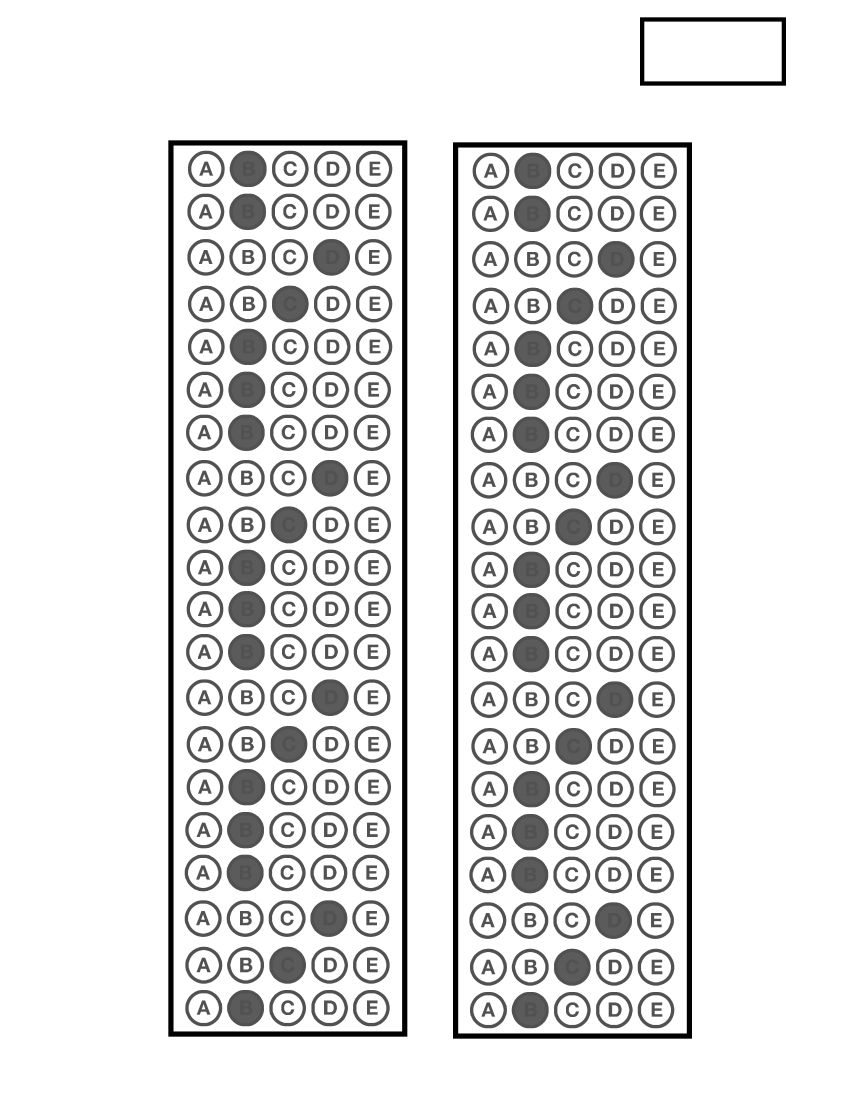
#> input picture pythonProject/sample/multiple_choice_template40.png, 2550 x 3300 px, found by its file name (shown at 1/3 size)
$ python main.py
#> lines starting #> are read from the running program, lines starting #| are printed output that depends on the picture; after the words box and inside, x2 and y2 are one past the last pixel; in counts of white or black regions, pixels touching at a corner belong together
### pythonProject/utlis.py
import cv2
import numpy as np


def stackImages(imgArray, scale, lables=[]):
    rows = len(imgArray)
    cols = len(imgArray[0])
    rowsAvailable = isinstance(imgArray[0], list)
    width = imgArray[0][0].shape[1]
    height = imgArray[0][0].shape[0]
    if rowsAvailable:
        for x in range(0, rows):
            for y in range(0, cols):
                imgArray[x][y] = cv2.resize(imgArray[x][y], (0, 0), None, scale, scale)
                if len(imgArray[x][y].shape) == 2: imgArray[x][y] = cv2.cvtColor(imgArray[x][y], cv2.COLOR_GRAY2BGR)
        imageBlank = np.zeros((height, width, 3), np.uint8)
        hor = [imageBlank] * rows
        hor_con = [imageBlank] * rows
        for x in range(0, rows):
            hor[x] = np.hstack(imgArray[x])
            hor_con[x] = np.concatenate(imgArray[x])
        ver = np.vstack(hor)
        ver_con = np.concatenate(hor)
    else:
        for x in range(0, rows):
            imgArray[x] = cv2.resize(imgArray[x], (0, 0), None, scale, scale)
            if len(imgArray[x].shape) == 2: imgArray[x] = cv2.cvtColor(imgArray[x], cv2.COLOR_GRAY2BGR)
        hor = np.hstack(imgArray)
        hor_con = np.concatenate(imgArray)
        ver = hor
    if len(lables) != 0:
        eachImgWidth = int(ver.shape[1] / cols)
        eachImgHeight = int(ver.shape[0] / rows)
        # print(eachImgHeight)
        for d in range(0, rows):
            for c in range(0, cols):
                cv2.rectangle(ver, (c * eachImgWidth, eachImgHeight * d),
                              (c * eachImgWidth + len(lables[d][c]) * 13 + 27, 30 + eachImgHeight * d), (255, 255, 255),
                              cv2.FILLED)
                cv2.putText(ver, lables[d][c], (eachImgWidth * c + 10, eachImgHeight * d + 20),
                            cv2.FONT_HERSHEY_COMPLEX, 0.7, (255, 0, 255), 2)
    return ver


def reorder(myPoints):
    myPoints = myPoints.reshape((4, 2))
    myPointsNew = np.zeros((4, 1, 2), dtype=np.int32)
    add = myPoints.sum(1)
    myPointsNew[0] = myPoints[np.argmin(add)]
    myPointsNew[3] = myPoints[np.argmax(add)]
    diff = np.diff(myPoints, axis=1)
    myPointsNew[1] = myPoints[np.argmin(diff)]
    myPointsNew[2] = myPoints[np.argmax(diff)]

    return myPointsNew


def rectCounter(contours):
    rectCon = []
    for i in contours:
        area = cv2.contourArea(i)
        if area > 50:
            peri = cv2.arcLength(i, True)
            approx = cv2.approxPolyDP(i, 0.02 * peri, True)
            if len(approx) == 4:
                rectCon.append(i)
    rectCon = sorted(rectCon, key=cv2.contourArea, reverse=True)
    return rectCon


def getCornerPoints(cont):
    peri = cv2.arcLength(cont, True)  # LENGTH OF CONTOUR
    approx = cv2.approxPolyDP(cont, 0.02 * peri, True)  # APPROXIMATE THE POLY TO GET CORNER POINTS
    return approx


def splitBoxes(img):
    rows = np.vsplit(img, 20)
    boxes = []
    for r in rows:
        cols = np.hsplit(r, 5)
        for box in cols:
            boxes.append(box)
    return boxes


def drawGrid(img, questions=20, choices=5):
    secW = int(img.shape[1] / choices)
    secH = int(img.shape[0] / questions)
    for i in range(0, questions):
        pt1 = (0, secH * i)
        pt2 = (img.shape[1], secH * i)
        pt3 = (secW * i, 0)
        pt4 = (secW * i, img.shape[0])
        cv2.line(img, pt1, pt2, (255, 255, 0), 2)
        cv2.line(img, pt3, pt4, (255, 255, 0), 2)

    return img


def showAnswers(img, myIndex, grading, ans, questions=20, choices=5):
    secW = int(img.shape[1] / choices)
    secH = int(img.shape[0] / questions)
    for x in range(0, questions):
        myans = myIndex[x]
        cX = (myans * secW) + secW // 2
        cY = (x * secH) + secH // 2
        if grading[x] == 1:
            myColor = (0, 255, 0)
            # cv2.rectangle(img,(myAns*secW,x*secH),((myAns*secW)+secW,(x*secH)+secH),myColor,cv2.FILLED)
            cv2.circle(img, (cX, cY), 25, myColor, cv2.FILLED)
        else:
            myColor = (0, 0, 255)
            #cv2.rectangle(img, (myAns * secW, x * secH), ((myAns * secW) + secW, (x * secH) + secH), myColor, cv2.FILLED)
            cv2.circle(img, (cX, cY), 25, myColor, cv2.FILLED)

            # CORRECT ANSWER
            myColor = (0, 255, 0)
            correctAns = ans[x]
            cv2.circle(img, ((correctAns * secW) + secW // 2, (x * secH) + secH // 2),
                       20, myColor, cv2.FILLED)


# [12 lines left out: function biggestContour, not called in this run]

### pythonProject/main.py
import cv2
import numpy as np
import utlis

phone = True
width = 800
height = 800
widthImg = 720
heightImg = 1280
path = "multiple_choice_template40.png"
questions = 20
choices = 5
ans = [1,1,3,1,0,1,3,2,1,1,1,3,2,1,0,1,3,2,1,1]
ans1 = [1,1,3,1,0,3,2,1,1,1,3,2,1,0,1,3,2,1,1,1]
count = 0

if __name__ == '__main__':
    while True:
        # [5 lines of commented-out code are left out]
        frame = cv2.imread(path)
#> frame is the input picture: shape (3300, 2550, 3); min 0, max 255, mean 226.9
        img = cv2.resize(frame, (widthImg, heightImg))
        try:
            imgcountours = img.copy()
            imgbigcountour = img.copy()
            imgsecondbigcountour = img.copy()
            imggray = cv2.cvtColor(img, cv2.COLOR_BGR2GRAY)
            imgblur = cv2.GaussianBlur(imggray, (5, 5), 1)
            imgcanny = cv2.Canny(imgblur, 10, 70)
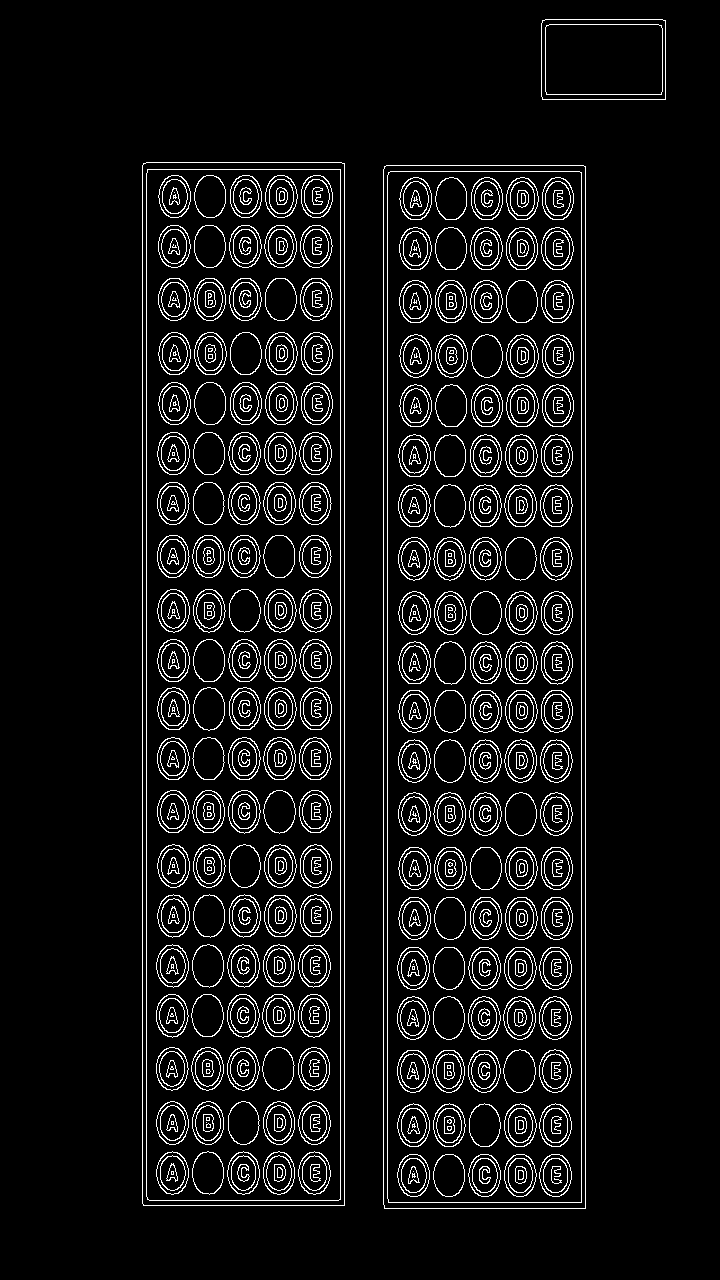
#> imgcanny: shape (1280, 720); 7.3% white in thin lines or dots, all inside (x1, y1, x2, y2) = (142, 19, 666, 1209)
            imgblank= np.zeros((heightImg,widthImg,3),np.uint8)
            contours, _ = cv2.findContours(imgcanny, cv2.RETR_EXTERNAL, cv2.CHAIN_APPROX_NONE)
#> contours = 3 contours; box (x1, y1, x2, y2) and area: (142, 162, 345, 1206) 210677, (383, 165, 586, 1209) 210676, (541, 19, 666, 100) 9909
            cv2.drawContours(imgcountours, contours, -1, (0, 255, 0), 10)

            # Finding the Rectangle in paper
            rectcounts = utlis.rectCounter(contours)
#> the loop in rectCounter, `for i in contours:` made 3 passes
#> (area, peri, approx) on passes 1 to 3: (210676, 2487.7, [[386, 165], [383, 1204], [585, 1208], [585, 166]]), (210677, 2487.7, [[146, 162], [142, 1203], [344, 1205], [344, 163]]), (9909, 405.7, [[542, 20], [542, 99], [665, 99], [665, 20]])
#> after the loop in rectCounter, `for i in contours:`: rectCon has the same summary as contours outside rectCounter
#> rectcounts has the same summary as contours
            biggestcountours = utlis.getCornerPoints(rectcounts[0])
#> in getCornerPoints, `peri = cv2.arcLength(cont, True)`: peri = 2487.7
#> in getCornerPoints, `approx = cv2.approxPolyDP(cont, 0.02 * peri, True)`: approx = [[146, 162], [142, 1203], [344, 1205], [344, 163]]
#> biggestcountours = [[146, 162], [142, 1203], [344, 1205], [344, 163]]
            secondbigcountours = utlis.getCornerPoints(rectcounts[1])
#> secondbigcountours = [[386, 165], [383, 1204], [585, 1208], [585, 166]]
            gradepoint = utlis.getCornerPoints(rectcounts[2])
#> gradepoint = [[542, 20], [542, 99], [665, 99], [665, 20]]
            #print(biggestcountours)

            if biggestcountours.size != 0 and secondbigcountours.size != 0 and gradepoint.size != 0:
                cv2.drawContours(imgbigcountour, biggestcountours, -1, (0, 255, 0), 10)
                cv2.drawContours(imgsecondbigcountour, secondbigcountours, -1, (0, 255, 0), 10)
                cv2.drawContours(imgbigcountour, gradepoint, -1, (255, 0, 0), 10)
                biggestcountours = utlis.reorder(biggestcountours)
#> in reorder, `myPoints = myPoints.reshape((4, 2))`: myPoints = [[146, 162], [142, 1203], [344, 1205], [344, 163]]
#> in reorder, `add = myPoints.sum(1)`: add = [308, 1345, 1549, 507]
#> in reorder, `diff = np.diff(myPoints, axis=1)`: diff = [16, 1061, 861, -181]
#> biggestcountours = [[146, 162], [344, 163], [142, 1203], [344, 1205]]
                secondbigcountours = utlis.reorder(secondbigcountours)
#> secondbigcountours = [[386, 165], [585, 166], [383, 1204], [585, 1208]]
                gradepoint = utlis.reorder(gradepoint)
#> gradepoint = [[542, 20], [665, 20], [542, 99], [665, 99]]

                pt1 = np.float32(biggestcountours)
#> pt1 = [[146, 162], [344, 163], [142, 1203], [344, 1205]]
                pt2 = np.float32([[0, 0], [widthImg, 0], [0, heightImg], [widthImg, heightImg]])
                pt11 = np.float32(secondbigcountours)
#> pt11 = [[386, 165], [585, 166], [383, 1204], [585, 1208]]
                pt21 = np.float32([[0, 0], [widthImg, 0], [0, heightImg], [widthImg, heightImg]])
                pt01 = np.float32(gradepoint)
#> pt01 = [[542, 20], [665, 20], [542, 99], [665, 99]]
                pt02 = np.float32([[0, 0], [300, 0], [0, 100], [300,100]])

                matrix = cv2.getPerspectiveTransform(pt1, pt2)
#> matrix = [[3.65, 0.014, -535.7], [-0.00636, 1.26, -203.1], [4.58e-06, 1.95e-05, 1]]
                imgwrap = cv2.warpPerspective(img, matrix, (widthImg, heightImg))
                matrixg = cv2.getPerspectiveTransform(pt11, pt21)
#> matrixg = [[3.66, 0.0106, -1413.4], [-0.00633, 1.26, -205.5], [1.43e-05, 1.47e-05, 1]]
                imgwrapg = cv2.warpPerspective(img, matrix, (widthImg, heightImg))
                cv2.imshow('2',imgwrapg)
                matrixq = cv2.getPerspectiveTransform(pt01, pt02)
#> matrixq = [[2.44, 2.05e-16, -1322], [5.34e-18, 1.27, -25.32], [1.08e-18, 1.2e-18, 1]]
                imgwrapgrade = cv2.warpPerspective(img, matrixg, (300, 100))

                # Threshold Image
                imgwrapgray = cv2.cvtColor(imgwrap, cv2.COLOR_BGR2GRAY)
                imgthres = cv2.threshold(imgwrapgray, 170, 255, cv2.THRESH_BINARY_INV)[1]
                imgwrapgry = cv2.cvtColor(imgwrapg, cv2.COLOR_BGR2GRAY)
                imgthresh = cv2.threshold(imgwrapgry, 170, 255, cv2.THRESH_BINARY_INV)[1]
                boxes = utlis.splitBoxes(imgthres)
#> in splitBoxes, `rows = np.vsplit(img, 20)`: rows = 20 items
#> the loop in splitBoxes, `for r in rows:` made 20 passes
#> after the loop in splitBoxes, `for r in rows:`: boxes = 100 items
#> boxes = 100 items
                boxesex = utlis.splitBoxes(imgthresh)
#> the loop in splitBoxes (call 2), `for r in rows:` made 20 passes
#> boxesex = 100 items
                cv2.imshow("splte",boxes[5])
                cv2.imshow("s",boxesex[0])
                # [4 lines of commented-out code are left out]

                mypixalvalue = np.zeros((questions, choices))
                countC = 0
                countR = 0
                for images in boxes:
                    totalpixal = cv2.countNonZero(images)
                    mypixalvalue[countR][countC] = totalpixal
                    countC += 1
                    if countC == choices:
                        countR += 1;countC = 0
#> this loop made 100 passes
#> totalpixal on passes 1 to 4: 2746, 6063, 3073, 3263
#> after the loop, countC = 0; countR = 20; mypixalvalue = 20 rows, first 6: [2746, 6063, 3073, 3263, 3495], [2048, 5207, 2126, 2513, 2703], [1869, 2340, 1895, 4949, 2477], [1887, 2301, 4484, 2213, 2547], [2051, 5054, 2276, 2368, 2659], [2203, 5208, 2053, 2522, 2648]
                print(mypixalvalue)
#> (printed output is left out)

                # Finding Index Value of Marking
                myIndex = []
                for x in range(0, questions):
                    arr = mypixalvalue[x]
  #                  print("arr",arr)
                    myindexval = np.where(arr == np.amax(arr))
 #                   print(myindexval[0])
                    myIndex.append(myindexval[0][0])
#> this loop made 20 passes
#> (arr, myindexval) on passes 1 to 4: ([2746, 6063, 3073, 3263, 3495], ([1],)), ([2048, 5207, 2126, 2513, 2703], ([1],)), ([1869, 2340, 1895, 4949, 2477], ([3],)), ([1887, 2301, 4484, 2213, 2547], ([2],))
#> after the loop, myIndex = [1, 1, 3, 2, 1, 1, 1, 3, 2, 1, 1, 1, 3, 2, 1, 1, 1, 3, 2, 1]
#                    print(myIndex)
                grading = []
                for x in range(0,questions):
                    if ans[x] == myIndex[x]:
                        grading.append(1)
                    else:
                        grading.append(0)
#> after the loop, grading = [1, 1, 1, 0, 0, 1, 0, 0, 0, 1, 1, 0, 0, 0, 0, 1, 0, 0, 0, 1]

                mypixalvalue1 = np.zeros((questions, choices))
                countCol = 0
                countRow = 0
                for images in boxesex:
                    totalpixal1 = cv2.countNonZero(images)
                    mypixalvalue1[countRow][countCol] = totalpixal1
                    countCol += 1
                    if countCol == choices:
                        countRow += 1;countCol = 0
#> this loop made 100 passes
#> after the loop, countCol = 0; countRow = 20; mypixalvalue1 has the same summary as mypixalvalue
                print(mypixalvalue1)
#> (printed output is left out)

                # Finding Index Value of Marking
                myIndex1 = []
                for x in range(0, questions):
                    arr1 = mypixalvalue1[x]
  #                  print("arr",arr)
                    myindexval1 = np.where(arr1 == np.amax(arr1))
 #                   print(myindexval[0])
                    myIndex1.append(myindexval1[0][0])
#> this loop made 20 passes
#> after the loop, myIndex1 has the same summary as myIndex
#                    print(myIndex)
                grading1 = []
                for x in range(0,questions):
                    if ans1[x] == myIndex1[x]:
                        grading1.append(1)
                    else:
                        grading1.append(0)
#> after the loop, grading1 = [1, 1, 1, 0, 0, 0, 0, 0, 0, 1, 0, 0, 0, 0, 1, 0, 0, 0, 0, 1]
#                print(grading)

                score = (sum(grading+grading1)/(questions*2))*100
#> score = 35
                print(score)
#| 35.0
                imgfinal= img.copy()
                imgresult = imgwrap.copy()
                imgresult1 = imgwrapg.copy()
                utlis.showAnswers(imgresult, myIndex, grading, ans)  # DRAW DETECTED ANSWERS
#> the loop in showAnswers, `for x in range(0, questions):` made 20 passes
#> (myans, cX) on passes 1 to 4: (1, 216), (1, 216), (3, 504), (2, 360)
                utlis.drawGrid(imgresult)
#> after the loop in drawGrid, `for i in range(0, questions):`:
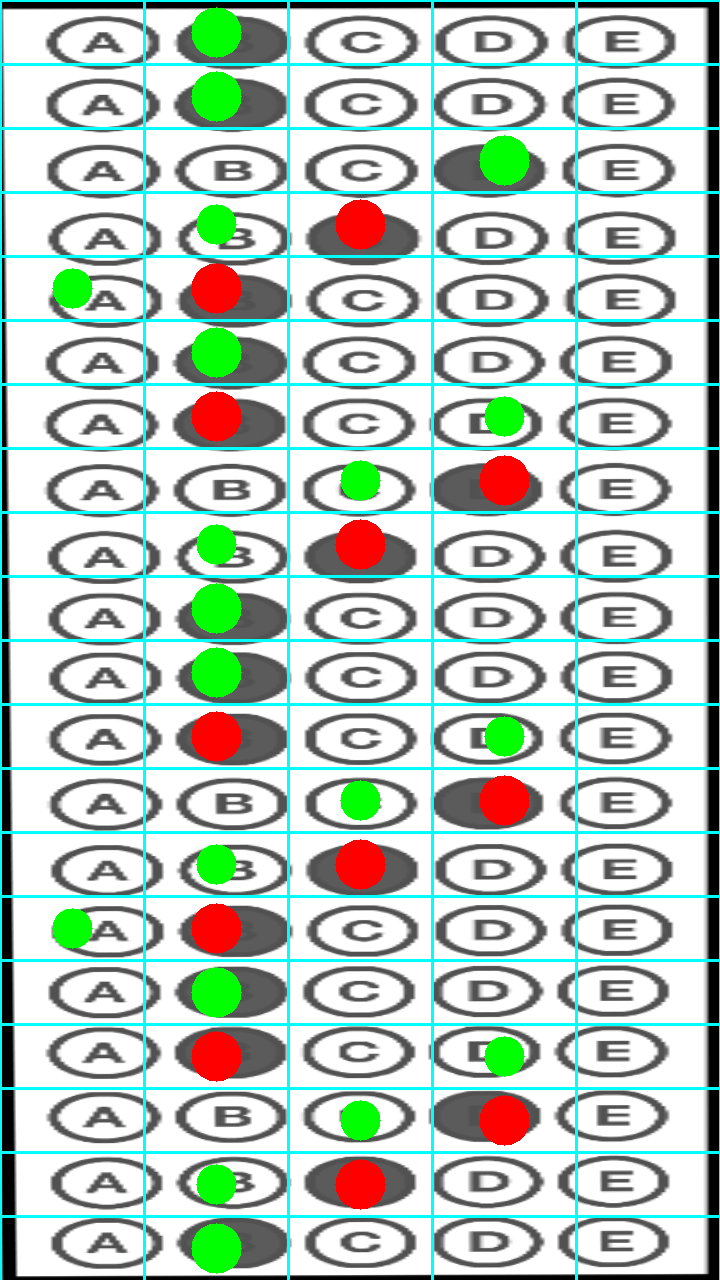
#> img: shape (1280, 720, 3); mean B, G, R 193.6, 202.1, 183.3
                utlis.showAnswers(imgresult1, myIndex1, grading1, ans1)  # DRAW DETECTED ANSWERS
#> the loop in showAnswers (call 2), `for x in range(0, questions):` made 20 passes
                utlis.drawGrid(imgresult1)  # DRAW GRID
                imgRawDrawings = np.zeros_like(imgresult)  # NEW BLANK IMAGE WITH WARP IMAGE SIZE
                imgRawDrawings1 = np.zeros_like(imgresult1)

                utlis.showAnswers(imgRawDrawings, myIndex, grading, ans) # DRAW ON NEW IMAGE
                utlis.showAnswers(imgRawDrawings1, myIndex1, grading1, ans1)
                invMatrix = cv2.getPerspectiveTransform(pt2, pt1)  # INVERSE TRANSFORMATION MATRIX
                imgInvWarp = cv2.warpPerspective(imgRawDrawings, invMatrix, (widthImg, heightImg))  # INV IMAGE WARP
                invMatrix1 = cv2.getPerspectiveTransform(pt21, pt11)  # INVERSE TRANSFORMATION MATRIX
                imgInvWarp1 = cv2.warpPerspective(imgRawDrawings1, invMatrix1, (widthImg, heightImg))  # INV IMAGE WARP

                # DISPLAY GRADE
                imgrawgrade = np.zeros_like(imgwrapgrade, np.uint8)

                # NEW BLANK IMAGE WITH GRADE AREA SIZE
                cv2.putText(imgrawgrade, str(int(score)) + "%", (50, 100), cv2.FONT_HERSHEY_COMPLEX, 3, (0, 255, 0),4)  # ADD THE GRADE TO NEW IMAGE

                invMatrixG = cv2.getPerspectiveTransform(pt02, pt01)
                # INVERSE TRANSFORMATION MATRIX
                imginvgradedisplay = cv2.warpPerspective(imgrawgrade, invMatrixG,(widthImg, heightImg))  # INV IMAGE WARP
                # SHOW ANSWERS AND GRADE ON FINAL IMAGE
                imginvgradedisplay = cv2.addWeighted(imginvgradedisplay, 1, imgInvWarp, 1, 0)
                imginvgradedisplay = cv2.addWeighted(imginvgradedisplay, 1, imgInvWarp1, 1, 0)
                cv2.imshow("mark",imginvgradedisplay)
                imgfinal = cv2.addWeighted(imgfinal, 1, imginvgradedisplay, 1, 1)

                ImageArray = ([img, imggray, imgblur, imgcanny],
                              [imgcountours, imgbigcountour, imgwrap, imgthres],
                              [imgresult, imgInvWarp, imgfinal, imgBlank])
                cv2.imshow("Final Result", imgfinal)

        except Exception:
                imgBlank = np.zeros_like(img)
                ImageArray = ([img, imggray, imgblur, imgcanny],
                            [imgcountours, imgbigcountour, imgwrap, imgthres],
                            [imgresult, imgInvWarp, imgBlank, imgBlank])
        lables = [["Original", "Gray", "Blur", "Canny"],
                  ["Contours", "Biggest Con", "Warp", "Threshold"],
                  ["Result", "Raw Drawing", "Inv Raw", "Final"]]
        ImageStacked = utlis.stackImages(ImageArray, 0.4)
#> in stackImages, `ver = np.vstack(hor)`:
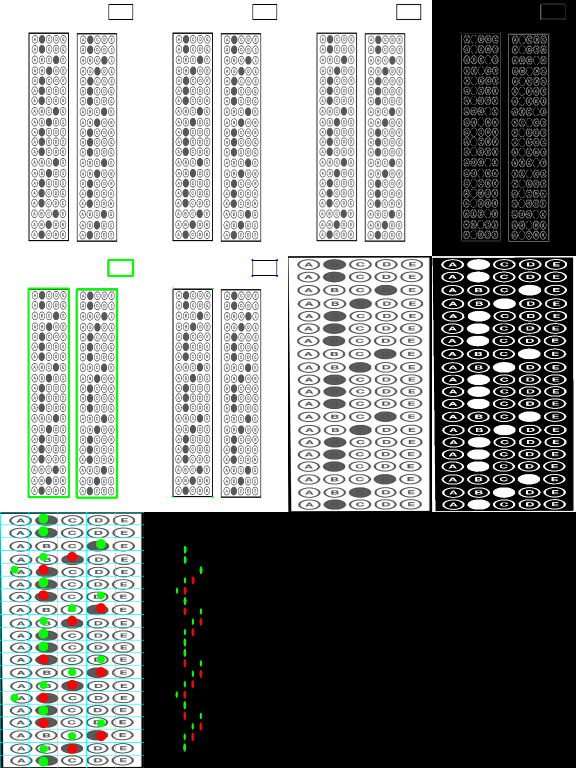
#> ver: shape (1536, 1152, 3) (shown at 1/2 size); mean of channels 0, 1, 2 134.7, 136.9, 134; drawn as B, G, R
        cv2.imshow("imgfnal",ImageStacked)
        cv2.imshow("final",imgfinal)
        if cv2.waitKey(1) & 0xFF == ord('q'):
#> (key q is pressed here)
            cv2.imwrite("FinalImage.jpg", imgwrap)
            cv2.waitKey(300)
            break
